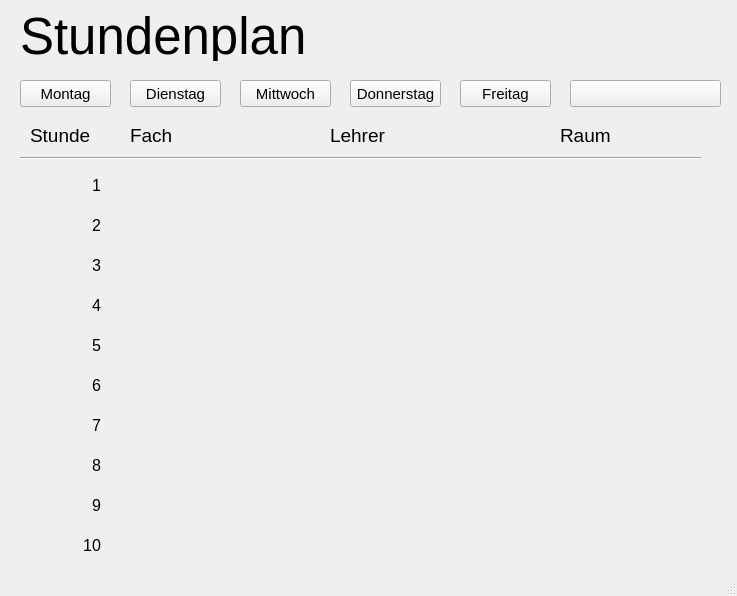
<?xml version="1.0" encoding="UTF-8"?>
<ui version="4.0">
 <class>MainWindow</class>
 <widget class="QMainWindow" name="MainWindow">
  <property name="geometry">
   <rect>
    <x>0</x>
    <y>0</y>
    <width>737</width>
    <height>596</height>
   </rect>
  </property>
  <property name="minimumSize">
   <size>
    <width>737</width>
    <height>596</height>
   </size>
  </property>
  <property name="maximumSize">
   <size>
    <width>737</width>
    <height>596</height>
   </size>
  </property>
  <property name="font">
   <font>
    <family>Ubuntu</family>
    <pointsize>11</pointsize>
   </font>
  </property>
  <property name="windowTitle">
   <string>Stundenplan</string>
  </property>
  <property name="windowIcon">
   <iconset>
    <normaloff>../../../.stundenplan/favicon.png</normaloff>../../../.stundenplan/favicon.png</iconset>
  </property>
  <widget class="QWidget" name="centralWidget">
   <property name="enabled">
    <bool>true</bool>
   </property>
   <widget class="QLabel" name="heading">
    <property name="geometry">
     <rect>
      <x>20</x>
      <y>10</y>
      <width>760</width>
      <height>51</height>
     </rect>
    </property>
    <property name="font">
     <font>
      <family>Ubuntu</family>
      <pointsize>38</pointsize>
     </font>
    </property>
    <property name="text">
     <string>Stundenplan</string>
    </property>
   </widget>
   <widget class="QPushButton" name="buttonMonday">
    <property name="geometry">
     <rect>
      <x>20</x>
      <y>80</y>
      <width>91</width>
      <height>27</height>
     </rect>
    </property>
    <property name="text">
     <string>Montag</string>
    </property>
   </widget>
   <widget class="QPushButton" name="buttonTuesday">
    <property name="geometry">
     <rect>
      <x>130</x>
      <y>80</y>
      <width>91</width>
      <height>27</height>
     </rect>
    </property>
    <property name="text">
     <string>Dienstag</string>
    </property>
   </widget>
   <widget class="QPushButton" name="buttonWednesday">
    <property name="geometry">
     <rect>
      <x>240</x>
      <y>80</y>
      <width>91</width>
      <height>27</height>
     </rect>
    </property>
    <property name="text">
     <string>Mittwoch</string>
    </property>
   </widget>
   <widget class="QPushButton" name="buttonThursday">
    <property name="geometry">
     <rect>
      <x>350</x>
      <y>80</y>
      <width>91</width>
      <height>27</height>
     </rect>
    </property>
    <property name="text">
     <string>Donnerstag</string>
    </property>
   </widget>
   <widget class="QPushButton" name="buttonFriday">
    <property name="geometry">
     <rect>
      <x>460</x>
      <y>80</y>
      <width>91</width>
      <height>27</height>
     </rect>
    </property>
    <property name="text">
     <string>Freitag</string>
    </property>
   </widget>
   <widget class="QPushButton" name="buttonWeek">
    <property name="geometry">
     <rect>
      <x>570</x>
      <y>80</y>
      <width>151</width>
      <height>27</height>
     </rect>
    </property>
    <property name="text">
     <string/>
    </property>
   </widget>
   <widget class="QLabel" name="tableStunde">
    <property name="geometry">
     <rect>
      <x>30</x>
      <y>120</y>
      <width>91</width>
      <height>31</height>
     </rect>
    </property>
    <property name="font">
     <font>
      <pointsize>14</pointsize>
     </font>
    </property>
    <property name="text">
     <string>Stunde</string>
    </property>
   </widget>
   <widget class="QLabel" name="tableFach">
    <property name="geometry">
     <rect>
      <x>130</x>
      <y>120</y>
      <width>191</width>
      <height>31</height>
     </rect>
    </property>
    <property name="font">
     <font>
      <pointsize>14</pointsize>
     </font>
    </property>
    <property name="text">
     <string>Fach</string>
    </property>
   </widget>
   <widget class="QLabel" name="tableLehrer">
    <property name="geometry">
     <rect>
      <x>330</x>
      <y>120</y>
      <width>211</width>
      <height>31</height>
     </rect>
    </property>
    <property name="font">
     <font>
      <pointsize>14</pointsize>
     </font>
    </property>
    <property name="text">
     <string>Lehrer</string>
    </property>
   </widget>
   <widget class="QLabel" name="tableRaum">
    <property name="geometry">
     <rect>
      <x>560</x>
      <y>120</y>
      <width>151</width>
      <height>31</height>
     </rect>
    </property>
    <property name="font">
     <font>
      <pointsize>14</pointsize>
     </font>
    </property>
    <property name="text">
     <string>Raum</string>
    </property>
   </widget>
   <widget class="Line" name="line">
    <property name="geometry">
     <rect>
      <x>20</x>
      <y>150</y>
      <width>681</width>
      <height>16</height>
     </rect>
    </property>
    <property name="orientation">
     <enum>Qt::Horizontal</enum>
    </property>
   </widget>
   <widget class="QLabel" name="stunde1">
    <property name="geometry">
     <rect>
      <x>30</x>
      <y>170</y>
      <width>71</width>
      <height>31</height>
     </rect>
    </property>
    <property name="font">
     <font>
      <pointsize>12</pointsize>
     </font>
    </property>
    <property name="text">
     <string>1</string>
    </property>
    <property name="alignment">
     <set>Qt::AlignRight|Qt::AlignTrailing|Qt::AlignVCenter</set>
    </property>
   </widget>
   <widget class="QLabel" name="stunde2">
    <property name="geometry">
     <rect>
      <x>30</x>
      <y>210</y>
      <width>71</width>
      <height>31</height>
     </rect>
    </property>
    <property name="font">
     <font>
      <pointsize>12</pointsize>
     </font>
    </property>
    <property name="text">
     <string>2</string>
    </property>
    <property name="alignment">
     <set>Qt::AlignRight|Qt::AlignTrailing|Qt::AlignVCenter</set>
    </property>
   </widget>
   <widget class="QLabel" name="stunde3">
    <property name="geometry">
     <rect>
      <x>30</x>
      <y>250</y>
      <width>71</width>
      <height>31</height>
     </rect>
    </property>
    <property name="font">
     <font>
      <pointsize>12</pointsize>
     </font>
    </property>
    <property name="text">
     <string>3</string>
    </property>
    <property name="alignment">
     <set>Qt::AlignRight|Qt::AlignTrailing|Qt::AlignVCenter</set>
    </property>
   </widget>
   <widget class="QLabel" name="stunde4">
    <property name="geometry">
     <rect>
      <x>30</x>
      <y>290</y>
      <width>71</width>
      <height>31</height>
     </rect>
    </property>
    <property name="font">
     <font>
      <pointsize>12</pointsize>
     </font>
    </property>
    <property name="text">
     <string>4</string>
    </property>
    <property name="alignment">
     <set>Qt::AlignRight|Qt::AlignTrailing|Qt::AlignVCenter</set>
    </property>
   </widget>
   <widget class="QLabel" name="stunde5">
    <property name="geometry">
     <rect>
      <x>30</x>
      <y>330</y>
      <width>71</width>
      <height>31</height>
     </rect>
    </property>
    <property name="font">
     <font>
      <pointsize>12</pointsize>
     </font>
    </property>
    <property name="text">
     <string>5</string>
    </property>
    <property name="alignment">
     <set>Qt::AlignRight|Qt::AlignTrailing|Qt::AlignVCenter</set>
    </property>
   </widget>
   <widget class="QLabel" name="stunde6">
    <property name="geometry">
     <rect>
      <x>30</x>
      <y>370</y>
      <width>71</width>
      <height>31</height>
     </rect>
    </property>
    <property name="font">
     <font>
      <pointsize>12</pointsize>
     </font>
    </property>
    <property name="text">
     <string>6</string>
    </property>
    <property name="alignment">
     <set>Qt::AlignRight|Qt::AlignTrailing|Qt::AlignVCenter</set>
    </property>
   </widget>
   <widget class="QLabel" name="stunde7">
    <property name="geometry">
     <rect>
      <x>30</x>
      <y>410</y>
      <width>71</width>
      <height>31</height>
     </rect>
    </property>
    <property name="font">
     <font>
      <pointsize>12</pointsize>
     </font>
    </property>
    <property name="text">
     <string>7</string>
    </property>
    <property name="alignment">
     <set>Qt::AlignRight|Qt::AlignTrailing|Qt::AlignVCenter</set>
    </property>
   </widget>
   <widget class="QLabel" name="stunde8">
    <property name="geometry">
     <rect>
      <x>30</x>
      <y>450</y>
      <width>71</width>
      <height>31</height>
     </rect>
    </property>
    <property name="font">
     <font>
      <pointsize>12</pointsize>
     </font>
    </property>
    <property name="text">
     <string>8</string>
    </property>
    <property name="alignment">
     <set>Qt::AlignRight|Qt::AlignTrailing|Qt::AlignVCenter</set>
    </property>
   </widget>
   <widget class="QLabel" name="stunde9">
    <property name="geometry">
     <rect>
      <x>30</x>
      <y>490</y>
      <width>71</width>
      <height>31</height>
     </rect>
    </property>
    <property name="font">
     <font>
      <pointsize>12</pointsize>
     </font>
    </property>
    <property name="text">
     <string>9</string>
    </property>
    <property name="alignment">
     <set>Qt::AlignRight|Qt::AlignTrailing|Qt::AlignVCenter</set>
    </property>
   </widget>
   <widget class="QLabel" name="fach1">
    <property name="geometry">
     <rect>
      <x>130</x>
      <y>170</y>
      <width>191</width>
      <height>31</height>
     </rect>
    </property>
    <property name="font">
     <font>
      <pointsize>12</pointsize>
     </font>
    </property>
    <property name="text">
     <string/>
    </property>
   </widget>
   <widget class="QLabel" name="fach2">
    <property name="geometry">
     <rect>
      <x>130</x>
      <y>210</y>
      <width>191</width>
      <height>31</height>
     </rect>
    </property>
    <property name="font">
     <font>
      <pointsize>12</pointsize>
     </font>
    </property>
    <property name="text">
     <string/>
    </property>
   </widget>
   <widget class="QLabel" name="fach3">
    <property name="geometry">
     <rect>
      <x>130</x>
      <y>250</y>
      <width>191</width>
      <height>31</height>
     </rect>
    </property>
    <property name="font">
     <font>
      <pointsize>12</pointsize>
     </font>
    </property>
    <property name="text">
     <string/>
    </property>
   </widget>
   <widget class="QLabel" name="fach4">
    <property name="geometry">
     <rect>
      <x>130</x>
      <y>290</y>
      <width>191</width>
      <height>31</height>
     </rect>
    </property>
    <property name="font">
     <font>
      <pointsize>12</pointsize>
     </font>
    </property>
    <property name="text">
     <string/>
    </property>
   </widget>
   <widget class="QLabel" name="fach5">
    <property name="geometry">
     <rect>
      <x>130</x>
      <y>330</y>
      <width>191</width>
      <height>31</height>
     </rect>
    </property>
    <property name="font">
     <font>
      <pointsize>12</pointsize>
     </font>
    </property>
    <property name="text">
     <string/>
    </property>
   </widget>
   <widget class="QLabel" name="fach6">
    <property name="geometry">
     <rect>
      <x>130</x>
      <y>370</y>
      <width>191</width>
      <height>31</height>
     </rect>
    </property>
    <property name="font">
     <font>
      <pointsize>12</pointsize>
     </font>
    </property>
    <property name="text">
     <string/>
    </property>
   </widget>
   <widget class="QLabel" name="fach7">
    <property name="geometry">
     <rect>
      <x>130</x>
      <y>410</y>
      <width>191</width>
      <height>31</height>
     </rect>
    </property>
    <property name="font">
     <font>
      <pointsize>12</pointsize>
     </font>
    </property>
    <property name="text">
     <string/>
    </property>
   </widget>
   <widget class="QLabel" name="fach8">
    <property name="geometry">
     <rect>
      <x>130</x>
      <y>450</y>
      <width>191</width>
      <height>31</height>
     </rect>
    </property>
    <property name="font">
     <font>
      <pointsize>12</pointsize>
     </font>
    </property>
    <property name="text">
     <string/>
    </property>
   </widget>
   <widget class="QLabel" name="fach9">
    <property name="geometry">
     <rect>
      <x>130</x>
      <y>490</y>
      <width>191</width>
      <height>31</height>
     </rect>
    </property>
    <property name="font">
     <font>
      <pointsize>12</pointsize>
     </font>
    </property>
    <property name="text">
     <string/>
    </property>
   </widget>
   <widget class="QLabel" name="lehrer5">
    <property name="geometry">
     <rect>
      <x>330</x>
      <y>330</y>
      <width>211</width>
      <height>31</height>
     </rect>
    </property>
    <property name="font">
     <font>
      <pointsize>12</pointsize>
     </font>
    </property>
    <property name="text">
     <string/>
    </property>
   </widget>
   <widget class="QLabel" name="lehrer1">
    <property name="geometry">
     <rect>
      <x>330</x>
      <y>170</y>
      <width>211</width>
      <height>31</height>
     </rect>
    </property>
    <property name="font">
     <font>
      <pointsize>12</pointsize>
     </font>
    </property>
    <property name="text">
     <string/>
    </property>
   </widget>
   <widget class="QLabel" name="lehrer2">
    <property name="geometry">
     <rect>
      <x>330</x>
      <y>210</y>
      <width>211</width>
      <height>31</height>
     </rect>
    </property>
    <property name="font">
     <font>
      <pointsize>12</pointsize>
     </font>
    </property>
    <property name="text">
     <string/>
    </property>
   </widget>
   <widget class="QLabel" name="lehrer7">
    <property name="geometry">
     <rect>
      <x>330</x>
      <y>410</y>
      <width>211</width>
      <height>31</height>
     </rect>
    </property>
    <property name="font">
     <font>
      <pointsize>12</pointsize>
     </font>
    </property>
    <property name="text">
     <string/>
    </property>
   </widget>
   <widget class="QLabel" name="lehrer9">
    <property name="geometry">
     <rect>
      <x>330</x>
      <y>490</y>
      <width>211</width>
      <height>31</height>
     </rect>
    </property>
    <property name="font">
     <font>
      <pointsize>12</pointsize>
     </font>
    </property>
    <property name="text">
     <string/>
    </property>
   </widget>
   <widget class="QLabel" name="lehrer6">
    <property name="geometry">
     <rect>
      <x>330</x>
      <y>370</y>
      <width>211</width>
      <height>31</height>
     </rect>
    </property>
    <property name="font">
     <font>
      <pointsize>12</pointsize>
     </font>
    </property>
    <property name="text">
     <string/>
    </property>
   </widget>
   <widget class="QLabel" name="lehrer4">
    <property name="geometry">
     <rect>
      <x>330</x>
      <y>290</y>
      <width>211</width>
      <height>31</height>
     </rect>
    </property>
    <property name="font">
     <font>
      <pointsize>12</pointsize>
     </font>
    </property>
    <property name="text">
     <string/>
    </property>
   </widget>
   <widget class="QLabel" name="lehrer3">
    <property name="geometry">
     <rect>
      <x>330</x>
      <y>250</y>
      <width>211</width>
      <height>31</height>
     </rect>
    </property>
    <property name="font">
     <font>
      <pointsize>12</pointsize>
     </font>
    </property>
    <property name="text">
     <string/>
    </property>
   </widget>
   <widget class="QLabel" name="lehrer8">
    <property name="geometry">
     <rect>
      <x>330</x>
      <y>450</y>
      <width>211</width>
      <height>31</height>
     </rect>
    </property>
    <property name="font">
     <font>
      <pointsize>12</pointsize>
     </font>
    </property>
    <property name="text">
     <string/>
    </property>
   </widget>
   <widget class="QLabel" name="raum1">
    <property name="geometry">
     <rect>
      <x>560</x>
      <y>170</y>
      <width>151</width>
      <height>31</height>
     </rect>
    </property>
    <property name="text">
     <string/>
    </property>
   </widget>
   <widget class="QLabel" name="raum2">
    <property name="geometry">
     <rect>
      <x>560</x>
      <y>210</y>
      <width>151</width>
      <height>31</height>
     </rect>
    </property>
    <property name="text">
     <string/>
    </property>
   </widget>
   <widget class="QLabel" name="raum3">
    <property name="geometry">
     <rect>
      <x>560</x>
      <y>250</y>
      <width>151</width>
      <height>31</height>
     </rect>
    </property>
    <property name="text">
     <string/>
    </property>
   </widget>
   <widget class="QLabel" name="raum4">
    <property name="geometry">
     <rect>
      <x>560</x>
      <y>290</y>
      <width>151</width>
      <height>31</height>
     </rect>
    </property>
    <property name="text">
     <string/>
    </property>
   </widget>
   <widget class="QLabel" name="raum5">
    <property name="geometry">
     <rect>
      <x>560</x>
      <y>330</y>
      <width>151</width>
      <height>31</height>
     </rect>
    </property>
    <property name="text">
     <string/>
    </property>
   </widget>
   <widget class="QLabel" name="raum7">
    <property name="geometry">
     <rect>
      <x>560</x>
      <y>410</y>
      <width>151</width>
      <height>31</height>
     </rect>
    </property>
    <property name="text">
     <string/>
    </property>
   </widget>
   <widget class="QLabel" name="raum6">
    <property name="geometry">
     <rect>
      <x>560</x>
      <y>370</y>
      <width>151</width>
      <height>31</height>
     </rect>
    </property>
    <property name="text">
     <string/>
    </property>
   </widget>
   <widget class="QLabel" name="raum8">
    <property name="geometry">
     <rect>
      <x>560</x>
      <y>450</y>
      <width>151</width>
      <height>31</height>
     </rect>
    </property>
    <property name="text">
     <string/>
    </property>
   </widget>
   <widget class="QLabel" name="raum9">
    <property name="geometry">
     <rect>
      <x>560</x>
      <y>490</y>
      <width>151</width>
      <height>31</height>
     </rect>
    </property>
    <property name="text">
     <string/>
    </property>
   </widget>
   <widget class="QLabel" name="fach10">
    <property name="geometry">
     <rect>
      <x>130</x>
      <y>530</y>
      <width>191</width>
      <height>31</height>
     </rect>
    </property>
    <property name="font">
     <font>
      <pointsize>12</pointsize>
     </font>
    </property>
    <property name="text">
     <string/>
    </property>
   </widget>
   <widget class="QLabel" name="raum10">
    <property name="geometry">
     <rect>
      <x>560</x>
      <y>530</y>
      <width>151</width>
      <height>31</height>
     </rect>
    </property>
    <property name="text">
     <string/>
    </property>
   </widget>
   <widget class="QLabel" name="lehrer10">
    <property name="geometry">
     <rect>
      <x>330</x>
      <y>530</y>
      <width>211</width>
      <height>31</height>
     </rect>
    </property>
    <property name="font">
     <font>
      <pointsize>12</pointsize>
     </font>
    </property>
    <property name="text">
     <string/>
    </property>
   </widget>
   <widget class="QLabel" name="stunde10">
    <property name="geometry">
     <rect>
      <x>30</x>
      <y>530</y>
      <width>71</width>
      <height>31</height>
     </rect>
    </property>
    <property name="font">
     <font>
      <pointsize>12</pointsize>
     </font>
    </property>
    <property name="text">
     <string>10</string>
    </property>
    <property name="alignment">
     <set>Qt::AlignRight|Qt::AlignTrailing|Qt::AlignVCenter</set>
    </property>
   </widget>
  </widget>
  <widget class="QStatusBar" name="statusBar"/>
 </widget>
 <layoutdefault spacing="6" margin="11"/>
 <resources/>
 <connections/>
</ui>
